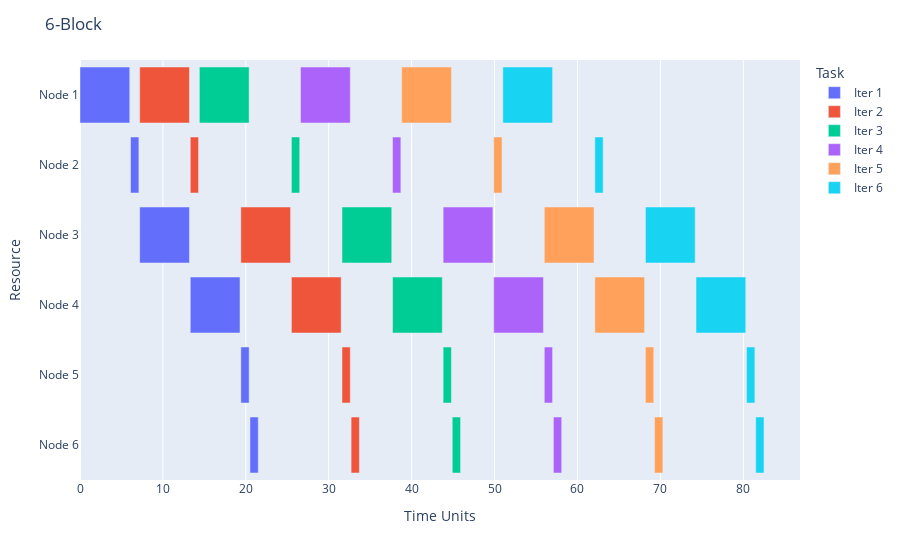
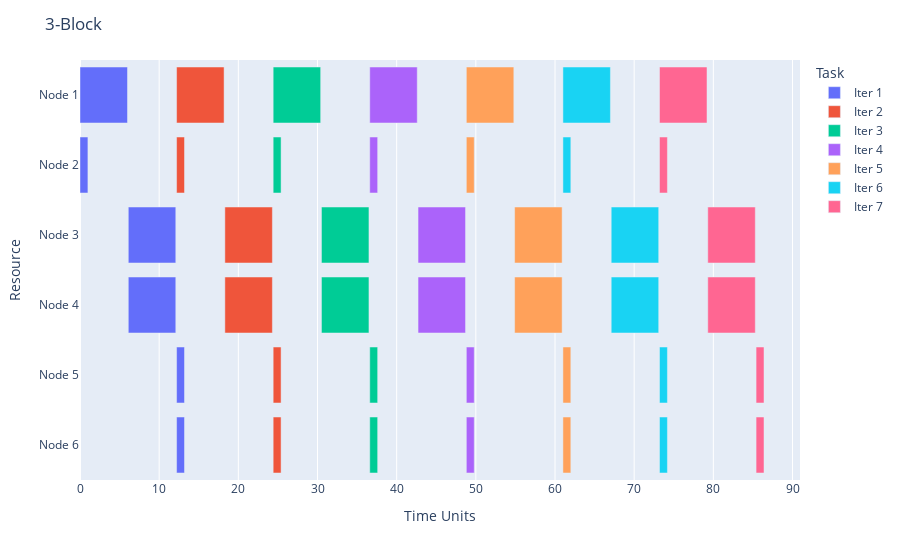
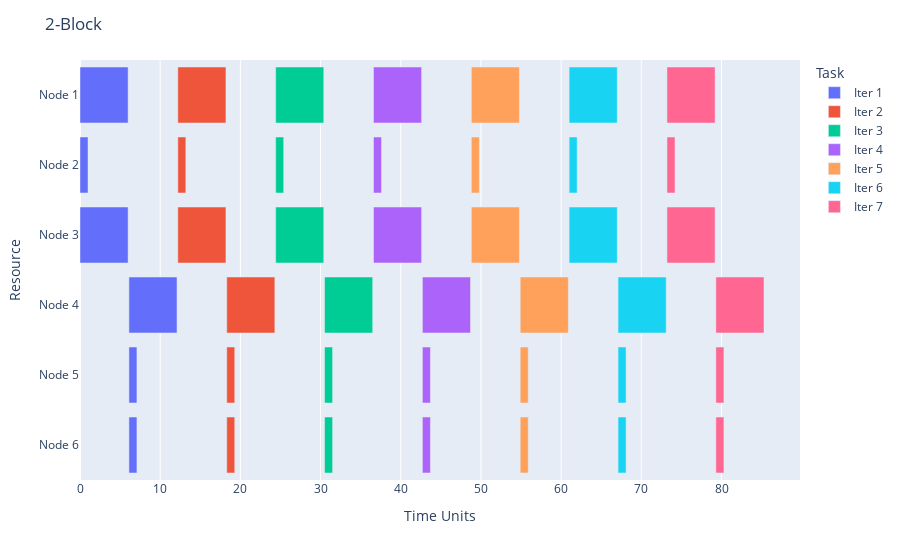
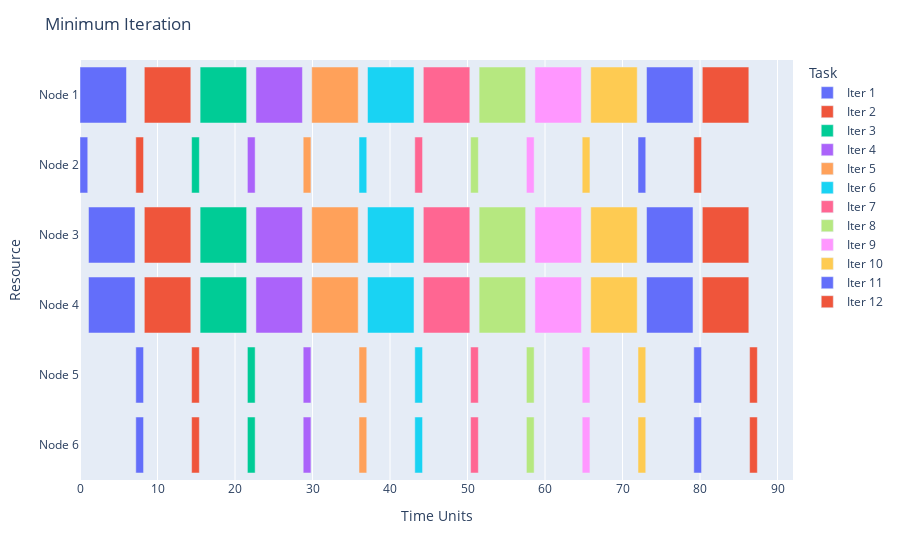

These figures' notebook cell, in order:
### Markdown cell above
This example shows a comparison of the execution of the block designs when the computation times are not uniform, and the use of the getMinIteration function to generate designs which minimize the iteration time.

### Code cell
# Figure 5 (hangs if executed in Windows using Kaleido 0.1.0post1)
# try pip install kaleido==0.1.0post1
n = 6
t = np.ones(n)
l = np.ones((n,n))/10
t[0] = 6
t[2] = 6
t[3] = 6

for i in range(1, n//2+1):
    Zb, Wb = getBlockMin(n, i, builder=getMinResist)
    if i == 1:
        itrs = 6
    else:
        itrs = 7
    fig = getGantt(t, l, Zb, Wb, title=str(n//i)+"-Block", itrs=itrs)
    
    if saving: fig.write_image("figs/fig_misdp"+str(n//i)+"block.pdf")
    fig.show()

Z, W = getMinIteration(n, t=t, l=l, builder=getMinResist)

fig = getGantt(t, l, Z, W, title="Minimum Iteration", itrs=12)

if saving: fig.write_image("figs/fig_misdp_min_cycle.pdf")
fig.show()

### Figure 1 — Plotly figure (JSON) as saved in the notebook; plotly's stock layout.template omitted (floating-point values rounded to 4 significant figures)
{"data": [{"alignmentgroup": "True", "base": [0, 6.1, 7.2, 13.3, 19.4, 20.5], "hovertemplate": "Task=Iter 1<br>Start=%{base}<br>Finish=%{x}<br>Resource=%{y}<extra></extra>", "legendgroup": "Iter 1", "marker": {"color": "#636efa", "pattern": {"shape": ""}}, "name": "Iter 1", "offsetgroup": "Iter 1", "orientation": "h", "showlegend": true, "textposition": "auto", "type": "bar", "x": [6, 1, 6.0, 6, 1, 1], "xaxis": "x", "y": ["Node 1", "Node 2", "Node 3", "Node 4", "Node 5", "Node 6"], "yaxis": "y"}, {"alignmentgroup": "True", "base": [7.2, 13.3, 19.4, 25.5, 31.6, 32.7], "hovertemplate": "Task=Iter 2<br>Start=%{base}<br>Finish=%{x}<br>Resource=%{y}<extra></extra>", "legendgroup": "Iter 2", "marker": {"color": "#EF553B", "pattern": {"shape": ""}}, "name": "Iter 2", "offsetgroup": "Iter 2", "orientation": "h", "showlegend": true, "textposition": "auto", "type": "bar", "x": [6.0, 1, 6, 6, 1, 1], "xaxis": "x", "y": ["Node 1", "Node 2", "Node 3", "Node 4", "Node 5", "Node 6"], "yaxis": "y"}, {"alignmentgroup": "True", "base": [14.4, 25.5, 31.6, 37.7, 43.8, 44.9], "hovertemplate": "Task=Iter 3<br>Start=%{base}<br>Finish=%{x}<br>Resource=%{y}<extra></extra>", "legendgroup": "Iter 3", "marker": {"color": "#00cc96", "pattern": {"shape": ""}}, "name": "Iter 3", "offsetgroup": "Iter 3", "orientation": "h", "showlegend": true, "textposition": "auto", "type": "bar", "x": [6.0, 1, 6.0, 6, 1, 1], "xaxis": "x", "y": ["Node 1", "Node 2", "Node 3", "Node 4", "Node 5", "Node 6"], "yaxis": "y"}, {"alignmentgroup": "True", "base": [26.6, 37.7, 43.8, 49.9, 56.0, 57.1], "hovertemplate": "Task=Iter 4<br>Start=%{base}<br>Finish=%{x}<br>Resource=%{y}<extra></extra>", "legendgroup": "Iter 4", "marker": {"color": "#ab63fa", "pattern": {"shape": ""}}, "name": "Iter 4", "offsetgroup": "Iter 4", "orientation": "h", "showlegend": true, "textposition": "auto", "type": "bar", "x": [6.0, 1, 6, 6, 1, 1], "xaxis": "x", "y": ["Node 1", "Node 2", "Node 3", "Node 4", "Node 5", "Node 6"], "yaxis": "y"}, {"alignmentgroup": "True", "base": [38.8, 49.9, 56.0, 62.1, 68.2, 69.3], "hovertemplate": "Task=Iter 5<br>Start=%{base}<br>Finish=%{x}<br>Resource=%{y}<extra></extra>", "legendgroup": "Iter 5", "marker": {"color": "#FFA15A", "pattern": {"shape": ""}}, "name": "Iter 5", "offsetgroup": "Iter 5", "orientation": "h", "showlegend": true, "textposition": "auto", "type": "bar", "x": [6, 1, 6, 6, 1, 1], "xaxis": "x", "y": ["Node 1", "Node 2", "Node 3", "Node 4", "Node 5", "Node 6"], "yaxis": "y"}, {"alignmentgroup": "True", "base": [51.0, 62.1, 68.2, 74.3, 80.4, 81.5], "hovertemplate": "Task=Iter 6<br>Start=%{base}<br>Finish=%{x}<br>Resource=%{y}<extra></extra>", "legendgroup": "Iter 6", "marker": {"color": "#19d3f3", "pattern": {"shape": ""}}, "name": "Iter 6", "offsetgroup": "Iter 6", "orientation": "h", "showlegend": true, "textposition": "auto", "type": "bar", "x": [6, 1, 6, 6, 1, 1], "xaxis": "x", "y": ["Node 1", "Node 2", "Node 3", "Node 4", "Node 5", "Node 6"], "yaxis": "y"}], "layout": {"barmode": "overlay", "legend": {"title": {"text": "Task"}, "tracegroupgap": 0}, "margin": {"t": 60}, "title": {"text": "6-Block"}, "xaxis": {"anchor": "y", "domain": [0, 1], "title": {"text": "Time Units"}, "type": "linear"}, "yaxis": {"anchor": "x", "autorange": "reversed", "domain": [0, 1], "title": {"text": "Resource"}}}}

### Figure 2 — Plotly figure (JSON) as saved in the notebook; plotly's stock layout.template omitted (floating-point values rounded to 4 significant figures)
{"data": [{"alignmentgroup": "True", "base": [0, 0, 6.1, 6.1, 12.2, 12.2], "hovertemplate": "Task=Iter 1<br>Start=%{base}<br>Finish=%{x}<br>Resource=%{y}<extra></extra>", "legendgroup": "Iter 1", "marker": {"color": "#636efa", "pattern": {"shape": ""}}, "name": "Iter 1", "offsetgroup": "Iter 1", "orientation": "h", "showlegend": true, "textposition": "auto", "type": "bar", "x": [6, 1, 6, 6, 1, 1], "xaxis": "x", "y": ["Node 1", "Node 2", "Node 3", "Node 4", "Node 5", "Node 6"], "yaxis": "y"}, {"alignmentgroup": "True", "base": [12.2, 12.2, 18.3, 18.3, 24.4, 24.4], "hovertemplate": "Task=Iter 2<br>Start=%{base}<br>Finish=%{x}<br>Resource=%{y}<extra></extra>", "legendgroup": "Iter 2", "marker": {"color": "#EF553B", "pattern": {"shape": ""}}, "name": "Iter 2", "offsetgroup": "Iter 2", "orientation": "h", "showlegend": true, "textposition": "auto", "type": "bar", "x": [6, 1, 6, 6, 1, 1], "xaxis": "x", "y": ["Node 1", "Node 2", "Node 3", "Node 4", "Node 5", "Node 6"], "yaxis": "y"}, {"alignmentgroup": "True", "base": [24.4, 24.4, 30.5, 30.5, 36.6, 36.6], "hovertemplate": "Task=Iter 3<br>Start=%{base}<br>Finish=%{x}<br>Resource=%{y}<extra></extra>", "legendgroup": "Iter 3", "marker": {"color": "#00cc96", "pattern": {"shape": ""}}, "name": "Iter 3", "offsetgroup": "Iter 3", "orientation": "h", "showlegend": true, "textposition": "auto", "type": "bar", "x": [6, 1, 6.0, 6.0, 1, 1], "xaxis": "x", "y": ["Node 1", "Node 2", "Node 3", "Node 4", "Node 5", "Node 6"], "yaxis": "y"}, {"alignmentgroup": "True", "base": [36.6, 36.6, 42.7, 42.7, 48.8, 48.8], "hovertemplate": "Task=Iter 4<br>Start=%{base}<br>Finish=%{x}<br>Resource=%{y}<extra></extra>", "legendgroup": "Iter 4", "marker": {"color": "#ab63fa", "pattern": {"shape": ""}}, "name": "Iter 4", "offsetgroup": "Iter 4", "orientation": "h", "showlegend": true, "textposition": "auto", "type": "bar", "x": [6, 1, 6, 6, 1, 1], "xaxis": "x", "y": ["Node 1", "Node 2", "Node 3", "Node 4", "Node 5", "Node 6"], "yaxis": "y"}, {"alignmentgroup": "True", "base": [48.8, 48.8, 54.9, 54.9, 61.0, 61.0], "hovertemplate": "Task=Iter 5<br>Start=%{base}<br>Finish=%{x}<br>Resource=%{y}<extra></extra>", "legendgroup": "Iter 5", "marker": {"color": "#FFA15A", "pattern": {"shape": ""}}, "name": "Iter 5", "offsetgroup": "Iter 5", "orientation": "h", "showlegend": true, "textposition": "auto", "type": "bar", "x": [6, 1, 6, 6, 1, 1], "xaxis": "x", "y": ["Node 1", "Node 2", "Node 3", "Node 4", "Node 5", "Node 6"], "yaxis": "y"}, {"alignmentgroup": "True", "base": [61.0, 61.0, 67.1, 67.1, 73.2, 73.2], "hovertemplate": "Task=Iter 6<br>Start=%{base}<br>Finish=%{x}<br>Resource=%{y}<extra></extra>", "legendgroup": "Iter 6", "marker": {"color": "#19d3f3", "pattern": {"shape": ""}}, "name": "Iter 6", "offsetgroup": "Iter 6", "orientation": "h", "showlegend": true, "textposition": "auto", "type": "bar", "x": [6.0, 1, 6, 6, 1, 1], "xaxis": "x", "y": ["Node 1", "Node 2", "Node 3", "Node 4", "Node 5", "Node 6"], "yaxis": "y"}, {"alignmentgroup": "True", "base": [73.2, 73.2, 79.3, 79.3, 85.4, 85.4], "hovertemplate": "Task=Iter 7<br>Start=%{base}<br>Finish=%{x}<br>Resource=%{y}<extra></extra>", "legendgroup": "Iter 7", "marker": {"color": "#FF6692", "pattern": {"shape": ""}}, "name": "Iter 7", "offsetgroup": "Iter 7", "orientation": "h", "showlegend": true, "textposition": "auto", "type": "bar", "x": [6, 1, 6, 6, 1, 1], "xaxis": "x", "y": ["Node 1", "Node 2", "Node 3", "Node 4", "Node 5", "Node 6"], "yaxis": "y"}], "layout": {"barmode": "overlay", "legend": {"title": {"text": "Task"}, "tracegroupgap": 0}, "margin": {"t": 60}, "title": {"text": "3-Block"}, "xaxis": {"anchor": "y", "domain": [0, 1], "title": {"text": "Time Units"}, "type": "linear"}, "yaxis": {"anchor": "x", "autorange": "reversed", "domain": [0, 1], "title": {"text": "Resource"}}}}

### Figure 3 — Plotly figure (JSON) as saved in the notebook; plotly's stock layout.template omitted (floating-point values rounded to 4 significant figures)
{"data": [{"alignmentgroup": "True", "base": [0, 0, 0, 6.1, 6.1, 6.1], "hovertemplate": "Task=Iter 1<br>Start=%{base}<br>Finish=%{x}<br>Resource=%{y}<extra></extra>", "legendgroup": "Iter 1", "marker": {"color": "#636efa", "pattern": {"shape": ""}}, "name": "Iter 1", "offsetgroup": "Iter 1", "orientation": "h", "showlegend": true, "textposition": "auto", "type": "bar", "x": [6, 1, 6, 6.0, 1, 1], "xaxis": "x", "y": ["Node 1", "Node 2", "Node 3", "Node 4", "Node 5", "Node 6"], "yaxis": "y"}, {"alignmentgroup": "True", "base": [12.2, 12.2, 12.2, 18.3, 18.3, 18.3], "hovertemplate": "Task=Iter 2<br>Start=%{base}<br>Finish=%{x}<br>Resource=%{y}<extra></extra>", "legendgroup": "Iter 2", "marker": {"color": "#EF553B", "pattern": {"shape": ""}}, "name": "Iter 2", "offsetgroup": "Iter 2", "orientation": "h", "showlegend": true, "textposition": "auto", "type": "bar", "x": [6.0, 1, 6.0, 6, 1, 1], "xaxis": "x", "y": ["Node 1", "Node 2", "Node 3", "Node 4", "Node 5", "Node 6"], "yaxis": "y"}, {"alignmentgroup": "True", "base": [24.4, 24.4, 24.4, 30.5, 30.5, 30.5], "hovertemplate": "Task=Iter 3<br>Start=%{base}<br>Finish=%{x}<br>Resource=%{y}<extra></extra>", "legendgroup": "Iter 3", "marker": {"color": "#00cc96", "pattern": {"shape": ""}}, "name": "Iter 3", "offsetgroup": "Iter 3", "orientation": "h", "showlegend": true, "textposition": "auto", "type": "bar", "x": [6, 1, 6, 6.0, 1, 1], "xaxis": "x", "y": ["Node 1", "Node 2", "Node 3", "Node 4", "Node 5", "Node 6"], "yaxis": "y"}, {"alignmentgroup": "True", "base": [36.6, 36.6, 36.6, 42.7, 42.7, 42.7], "hovertemplate": "Task=Iter 4<br>Start=%{base}<br>Finish=%{x}<br>Resource=%{y}<extra></extra>", "legendgroup": "Iter 4", "marker": {"color": "#ab63fa", "pattern": {"shape": ""}}, "name": "Iter 4", "offsetgroup": "Iter 4", "orientation": "h", "showlegend": true, "textposition": "auto", "type": "bar", "x": [6, 1, 6, 6, 1, 1], "xaxis": "x", "y": ["Node 1", "Node 2", "Node 3", "Node 4", "Node 5", "Node 6"], "yaxis": "y"}, {"alignmentgroup": "True", "base": [48.8, 48.8, 48.8, 54.9, 54.9, 54.9], "hovertemplate": "Task=Iter 5<br>Start=%{base}<br>Finish=%{x}<br>Resource=%{y}<extra></extra>", "legendgroup": "Iter 5", "marker": {"color": "#FFA15A", "pattern": {"shape": ""}}, "name": "Iter 5", "offsetgroup": "Iter 5", "orientation": "h", "showlegend": true, "textposition": "auto", "type": "bar", "x": [6, 1, 6, 6, 1, 1], "xaxis": "x", "y": ["Node 1", "Node 2", "Node 3", "Node 4", "Node 5", "Node 6"], "yaxis": "y"}, {"alignmentgroup": "True", "base": [61.0, 61.0, 61.0, 67.1, 67.1, 67.1], "hovertemplate": "Task=Iter 6<br>Start=%{base}<br>Finish=%{x}<br>Resource=%{y}<extra></extra>", "legendgroup": "Iter 6", "marker": {"color": "#19d3f3", "pattern": {"shape": ""}}, "name": "Iter 6", "offsetgroup": "Iter 6", "orientation": "h", "showlegend": true, "textposition": "auto", "type": "bar", "x": [6.0, 1, 6.0, 6, 1, 1], "xaxis": "x", "y": ["Node 1", "Node 2", "Node 3", "Node 4", "Node 5", "Node 6"], "yaxis": "y"}, {"alignmentgroup": "True", "base": [73.2, 73.2, 73.2, 79.3, 79.3, 79.3], "hovertemplate": "Task=Iter 7<br>Start=%{base}<br>Finish=%{x}<br>Resource=%{y}<extra></extra>", "legendgroup": "Iter 7", "marker": {"color": "#FF6692", "pattern": {"shape": ""}}, "name": "Iter 7", "offsetgroup": "Iter 7", "orientation": "h", "showlegend": true, "textposition": "auto", "type": "bar", "x": [6, 1, 6, 6, 1, 1], "xaxis": "x", "y": ["Node 1", "Node 2", "Node 3", "Node 4", "Node 5", "Node 6"], "yaxis": "y"}], "layout": {"barmode": "overlay", "legend": {"title": {"text": "Task"}, "tracegroupgap": 0}, "margin": {"t": 60}, "title": {"text": "2-Block"}, "xaxis": {"anchor": "y", "domain": [0, 1], "title": {"text": "Time Units"}, "type": "linear"}, "yaxis": {"anchor": "x", "autorange": "reversed", "domain": [0, 1], "title": {"text": "Resource"}}}}

### Figure 4 — Plotly figure (JSON) as saved in the notebook; plotly's stock layout.template omitted (floating-point values rounded to 4 significant figures)
{"data": [{"alignmentgroup": "True", "base": [0, 0, 1.1, 1.1, 7.2, 7.2], "hovertemplate": "Task=Iter 1<br>Start=%{base}<br>Finish=%{x}<br>Resource=%{y}<extra></extra>", "legendgroup": "Iter 1", "marker": {"color": "#636efa", "pattern": {"shape": ""}}, "name": "Iter 1", "offsetgroup": "Iter 1", "orientation": "h", "showlegend": true, "textposition": "auto", "type": "bar", "x": [6, 1, 6, 6, 1.0, 1], "xaxis": "x", "y": ["Node 1", "Node 2", "Node 3", "Node 4", "Node 5", "Node 6"], "yaxis": "y"}, {"alignmentgroup": "True", "base": [8.3, 7.2, 8.3, 8.3, 14.4, 14.4], "hovertemplate": "Task=Iter 2<br>Start=%{base}<br>Finish=%{x}<br>Resource=%{y}<extra></extra>", "legendgroup": "Iter 2", "marker": {"color": "#EF553B", "pattern": {"shape": ""}}, "name": "Iter 2", "offsetgroup": "Iter 2", "orientation": "h", "showlegend": true, "textposition": "auto", "type": "bar", "x": [6, 1, 6, 6, 1, 1], "xaxis": "x", "y": ["Node 1", "Node 2", "Node 3", "Node 4", "Node 5", "Node 6"], "yaxis": "y"}, {"alignmentgroup": "True", "base": [15.5, 14.4, 15.5, 15.5, 21.6, 21.6], "hovertemplate": "Task=Iter 3<br>Start=%{base}<br>Finish=%{x}<br>Resource=%{y}<extra></extra>", "legendgroup": "Iter 3", "marker": {"color": "#00cc96", "pattern": {"shape": ""}}, "name": "Iter 3", "offsetgroup": "Iter 3", "orientation": "h", "showlegend": true, "textposition": "auto", "type": "bar", "x": [6.0, 1, 6, 6, 1, 1], "xaxis": "x", "y": ["Node 1", "Node 2", "Node 3", "Node 4", "Node 5", "Node 6"], "yaxis": "y"}, {"alignmentgroup": "True", "base": [22.7, 21.6, 22.7, 22.7, 28.8, 28.8], "hovertemplate": "Task=Iter 4<br>Start=%{base}<br>Finish=%{x}<br>Resource=%{y}<extra></extra>", "legendgroup": "Iter 4", "marker": {"color": "#ab63fa", "pattern": {"shape": ""}}, "name": "Iter 4", "offsetgroup": "Iter 4", "orientation": "h", "showlegend": true, "textposition": "auto", "type": "bar", "x": [6, 1, 6, 6, 1, 1], "xaxis": "x", "y": ["Node 1", "Node 2", "Node 3", "Node 4", "Node 5", "Node 6"], "yaxis": "y"}, {"alignmentgroup": "True", "base": [29.9, 28.8, 29.9, 29.9, 36.0, 36.0], "hovertemplate": "Task=Iter 5<br>Start=%{base}<br>Finish=%{x}<br>Resource=%{y}<extra></extra>", "legendgroup": "Iter 5", "marker": {"color": "#FFA15A", "pattern": {"shape": ""}}, "name": "Iter 5", "offsetgroup": "Iter 5", "orientation": "h", "showlegend": true, "textposition": "auto", "type": "bar", "x": [6.0, 1, 6, 6.0, 1, 1], "xaxis": "x", "y": ["Node 1", "Node 2", "Node 3", "Node 4", "Node 5", "Node 6"], "yaxis": "y"}, {"alignmentgroup": "True", "base": [37.1, 36.0, 37.1, 37.1, 43.2, 43.2], "hovertemplate": "Task=Iter 6<br>Start=%{base}<br>Finish=%{x}<br>Resource=%{y}<extra></extra>", "legendgroup": "Iter 6", "marker": {"color": "#19d3f3", "pattern": {"shape": ""}}, "name": "Iter 6", "offsetgroup": "Iter 6", "orientation": "h", "showlegend": true, "textposition": "auto", "type": "bar", "x": [6, 1, 6, 6, 1, 1], "xaxis": "x", "y": ["Node 1", "Node 2", "Node 3", "Node 4", "Node 5", "Node 6"], "yaxis": "y"}, {"alignmentgroup": "True", "base": [44.3, 43.2, 44.3, 44.3, 50.4, 50.4], "hovertemplate": "Task=Iter 7<br>Start=%{base}<br>Finish=%{x}<br>Resource=%{y}<extra></extra>", "legendgroup": "Iter 7", "marker": {"color": "#FF6692", "pattern": {"shape": ""}}, "name": "Iter 7", "offsetgroup": "Iter 7", "orientation": "h", "showlegend": true, "textposition": "auto", "type": "bar", "x": [6, 1, 6, 6, 1, 1], "xaxis": "x", "y": ["Node 1", "Node 2", "Node 3", "Node 4", "Node 5", "Node 6"], "yaxis": "y"}, {"alignmentgroup": "True", "base": [51.5, 50.4, 51.5, 51.5, 57.6, 57.6], "hovertemplate": "Task=Iter 8<br>Start=%{base}<br>Finish=%{x}<br>Resource=%{y}<extra></extra>", "legendgroup": "Iter 8", "marker": {"color": "#B6E880", "pattern": {"shape": ""}}, "name": "Iter 8", "offsetgroup": "Iter 8", "orientation": "h", "showlegend": true, "textposition": "auto", "type": "bar", "x": [6, 1, 6, 6, 1, 1], "xaxis": "x", "y": ["Node 1", "Node 2", "Node 3", "Node 4", "Node 5", "Node 6"], "yaxis": "y"}, {"alignmentgroup": "True", "base": [58.7, 57.6, 58.7, 58.7, 64.8, 64.8], "hovertemplate": "Task=Iter 9<br>Start=%{base}<br>Finish=%{x}<br>Resource=%{y}<extra></extra>", "legendgroup": "Iter 9", "marker": {"color": "#FF97FF", "pattern": {"shape": ""}}, "name": "Iter 9", "offsetgroup": "Iter 9", "orientation": "h", "showlegend": true, "textposition": "auto", "type": "bar", "x": [6, 1, 6, 6, 1, 1], "xaxis": "x", "y": ["Node 1", "Node 2", "Node 3", "Node 4", "Node 5", "Node 6"], "yaxis": "y"}, {"alignmentgroup": "True", "base": [65.9, 64.8, 65.9, 65.9, 72.0, 72.0], "hovertemplate": "Task=Iter 10<br>Start=%{base}<br>Finish=%{x}<br>Resource=%{y}<extra></extra>", "legendgroup": "Iter 10", "marker": {"color": "#FECB52", "pattern": {"shape": ""}}, "name": "Iter 10", "offsetgroup": "Iter 10", "orientation": "h", "showlegend": true, "textposition": "auto", "type": "bar", "x": [6, 1, 6, 6, 1, 1], "xaxis": "x", "y": ["Node 1", "Node 2", "Node 3", "Node 4", "Node 5", "Node 6"], "yaxis": "y"}, {"alignmentgroup": "True", "base": [73.1, 72.0, 73.1, 73.1, 79.2, 79.2], "hovertemplate": "Task=Iter 11<br>Start=%{base}<br>Finish=%{x}<br>Resource=%{y}<extra></extra>", "legendgroup": "Iter 11", "marker": {"color": "#636efa", "pattern": {"shape": ""}}, "name": "Iter 11", "offsetgroup": "Iter 11", "orientation": "h", "showlegend": true, "textposition": "auto", "type": "bar", "x": [6, 1, 6, 6, 1, 1], "xaxis": "x", "y": ["Node 1", "Node 2", "Node 3", "Node 4", "Node 5", "Node 6"], "yaxis": "y"}, {"alignmentgroup": "True", "base": [80.3, 79.2, 80.3, 80.3, 86.4, 86.4], "hovertemplate": "Task=Iter 12<br>Start=%{base}<br>Finish=%{x}<br>Resource=%{y}<extra></extra>", "legendgroup": "Iter 12", "marker": {"color": "#EF553B", "pattern": {"shape": ""}}, "name": "Iter 12", "offsetgroup": "Iter 12", "orientation": "h", "showlegend": true, "textposition": "auto", "type": "bar", "x": [6, 1, 6, 6, 1, 1], "xaxis": "x", "y": ["Node 1", "Node 2", "Node 3", "Node 4", "Node 5", "Node 6"], "yaxis": "y"}], "layout": {"barmode": "overlay", "legend": {"title": {"text": "Task"}, "tracegroupgap": 0}, "margin": {"t": 60}, "title": {"text": "Minimum Iteration"}, "xaxis": {"anchor": "y", "domain": [0, 1], "title": {"text": "Time Units"}, "type": "linear"}, "yaxis": {"anchor": "x", "autorange": "reversed", "domain": [0, 1], "title": {"text": "Resource"}}}}
